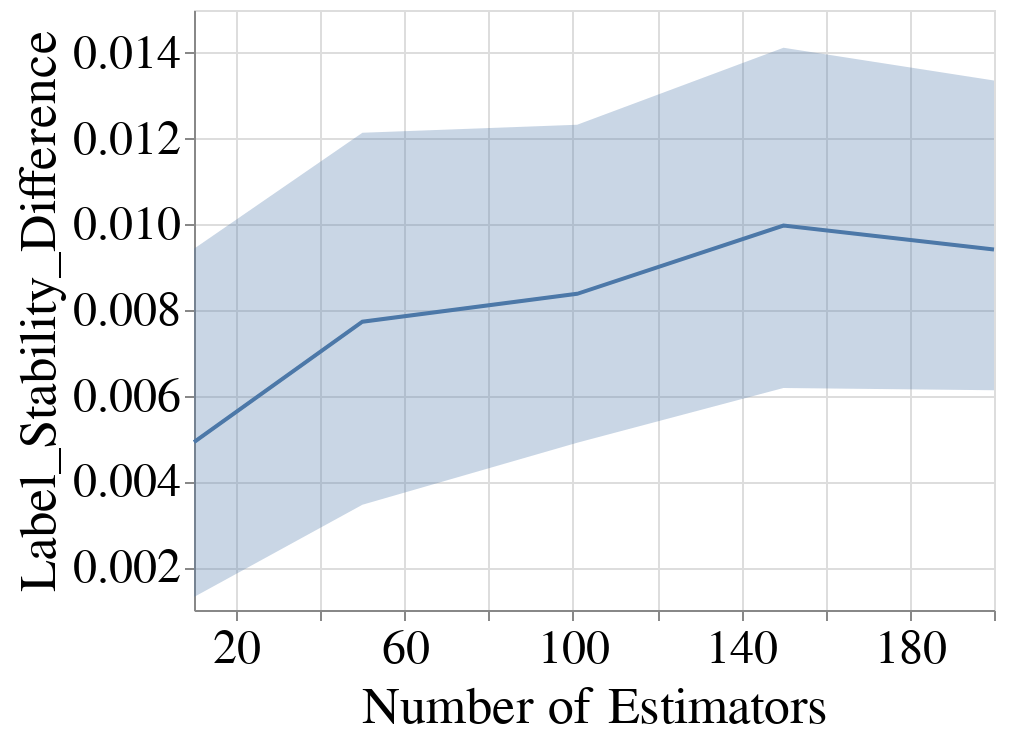

The notebook cell saved with this chart:
### Markdown cell above
### Disparity Metrics

### Code cell
create_plot_for_diff_bootstrap_sizes(all_group_metrics_df,
                                     dataset_name=DATASET_NAMES[0],
                                     metric_name='Label_Stability_Difference',
                                     group=SENSITIVE_ATTR_FOR_INTERVENTION,
                                     model_name=MODEL_NAMES[0],
                                     with_band=True)

### Figure 1 — Vega-Lite specification as saved in the notebook (floating-point values rounded to 4 significant figures)
{"config": {"view": {"continuousWidth": 400, "continuousHeight": 300}, "axis": {"labelFontSize": 24, "labelFontWeight": "normal", "titleFontSize": 26, "titleFontWeight": "normal"}, "legend": {"columns": 2, "direction": "horizontal", "labelFontSize": 22, "labelLimit": 400, "orient": "top", "symbolStrokeWidth": 10, "titleAnchor": "middle", "titleFontSize": 24, "titleLimit": 300}, "title": {"fontSize": 22}}, "layer": [{"mark": {"type": "errorband", "extent": "ci"}, "encoding": {"x": {"field": "Num_Estimators", "scale": {"domain": [10, 200], "nice": false, "zero": false}, "title": "Number of Estimators", "type": "quantitative"}, "y": {"field": "Metric_Value", "scale": {"zero": false}, "title": "Label_Stability_Difference", "type": "quantitative"}}}, {"mark": "line", "encoding": {"x": {"field": "Num_Estimators", "scale": {"domain": [10, 200], "nice": false, "zero": false}, "title": "Number of Estimators", "type": "quantitative"}, "y": {"aggregate": "mean", "field": "Metric_Value", "scale": {"zero": false}, "title": "Label_Stability_Difference", "type": "quantitative"}}}], "data": {"name": "data-9e35962bc9ee0c78c3b880db88475c7c"}, "$schema": "https://vega.github.io/schema/vega-lite/v4.17.0.json", "datasets": {"data-9e35962bc9ee0c78c3b880db88475c7c": [{"Metric": "Label_Stability_Difference", "Model_Name": "RandomForestClassifier", "Dataset_Name": "Folktables_CA_2018_Income", "Num_Estimators": 10, "Run_Start_Date_Time": "2024-02-24T22:01:10.017000", "Record_Create_Date_Time": "2024-02-24T22:03:06.218000", "Experiment_Iteration": "Exp_iter_1", "Group": "SEX&RAC1P", "Metric_Value": 0.0007973}, {"Metric": "Label_Stability_Difference", "Model_Name": "RandomForestClassifier", "Dataset_Name": "Folktables_CA_2018_Income", "Num_Estimators": 10, "Run_Start_Date_Time": "2024-02-24T22:01:10.017000", "Record_Create_Date_Time": "2024-02-24T22:03:06.218000", "Experiment_Iteration": "Exp_iter_2", "Group": "SEX&RAC1P", "Metric_Value": 0.01403}, {"Metric": "Label_Stability_Difference", "Model_Name": "RandomForestClassifier", "Dataset_Name": "Folktables_CA_2018_Income", "Num_Estimators": 10, "Run_Start_Date_Time": "2024-02-24T22:01:10.017000", "Record_Create_Date_Time": "2024-02-24T22:03:06.218000", "Experiment_Iteration": "Exp_iter_3", "Group": "SEX&RAC1P", "Metric_Value": -9.743e-05}, {"Metric": "Label_Stability_Difference", "Model_Name": "RandomForestClassifier", "Dataset_Name": "Folktables_CA_2018_Income", "Num_Estimators": 10, "Run_Start_Date_Time": "2024-02-24T22:01:10.017000", "Record_Create_Date_Time": "2024-02-24T22:03:06.218000", "Experiment_Iteration": "Exp_iter_4", "Group": "SEX&RAC1P", "Metric_Value": 0.00927}, {"Metric": "Label_Stability_Difference", "Model_Name": "RandomForestClassifier", "Dataset_Name": "Folktables_CA_2018_Income", "Num_Estimators": 10, "Run_Start_Date_Time": "2024-02-24T22:01:10.017000", "Record_Create_Date_Time": "2024-02-24T22:03:06.218000", "Experiment_Iteration": "Exp_iter_5", "Group": "SEX&RAC1P", "Metric_Value": 0.002606}, {"Metric": "Label_Stability_Difference", "Model_Name": "RandomForestClassifier", "Dataset_Name": "Folktables_CA_2018_Income", "Num_Estimators": 10, "Run_Start_Date_Time": "2024-02-24T22:01:10.017000", "Record_Create_Date_Time": "2024-02-24T22:03:06.218000", "Experiment_Iteration": "Exp_iter_6", "Group": "SEX&RAC1P", "Metric_Value": 0.002902}, {"Metric": "Label_Stability_Difference", "Model_Name": "RandomForestClassifier", "Dataset_Name": "Folktables_CA_2018_Income", "Num_Estimators": 50, "Run_Start_Date_Time": "2024-02-24T15:47:09.491000", "Record_Create_Date_Time": "2024-02-24T15:56:18.751000", "Experiment_Iteration": "Exp_iter_1", "Group": "SEX&RAC1P", "Metric_Value": 0.00136}, {"Metric": "Label_Stability_Difference", "Model_Name": "RandomForestClassifier", "Dataset_Name": "Folktables_CA_2018_Income", "Num_Estimators": 50, "Run_Start_Date_Time": "2024-02-24T15:47:09.491000", "Record_Create_Date_Time": "2024-02-24T15:56:18.751000", "Experiment_Iteration": "Exp_iter_2", "Group": "SEX&RAC1P", "Metric_Value": 0.01518}, {"Metric": "Label_Stability_Difference", "Model_Name": "RandomForestClassifier", "Dataset_Name": "Folktables_CA_2018_Income", "Num_Estimators": 50, "Run_Start_Date_Time": "2024-02-24T15:47:09.491000", "Record_Create_Date_Time": "2024-02-24T15:56:18.751000", "Experiment_Iteration": "Exp_iter_4", "Group": "SEX&RAC1P", "Metric_Value": 0.01557}, {"Metric": "Label_Stability_Difference", "Model_Name": "RandomForestClassifier", "Dataset_Name": "Folktables_CA_2018_Income", "Num_Estimators": 50, "Run_Start_Date_Time": "2024-02-24T15:47:09.491000", "Record_Create_Date_Time": "2024-02-24T15:56:18.751000", "Experiment_Iteration": "Exp_iter_3", "Group": "SEX&RAC1P", "Metric_Value": 0.006902}, {"Metric": "Label_Stability_Difference", "Model_Name": "RandomForestClassifier", "Dataset_Name": "Folktables_CA_2018_Income", "Num_Estimators": 50, "Run_Start_Date_Time": "2024-02-24T15:47:09.491000", "Record_Create_Date_Time": "2024-02-24T15:56:18.751000", "Experiment_Iteration": "Exp_iter_5", "Group": "SEX&RAC1P", "Metric_Value": 0.002558}, {"Metric": "Label_Stability_Difference", "Model_Name": "RandomForestClassifier", "Dataset_Name": "Folktables_CA_2018_Income", "Num_Estimators": 50, "Run_Start_Date_Time": "2024-02-24T15:47:09.491000", "Record_Create_Date_Time": "2024-02-24T15:56:18.751000", "Experiment_Iteration": "Exp_iter_6", "Group": "SEX&RAC1P", "Metric_Value": 0.004795}, {"Metric": "Label_Stability_Difference", "Model_Name": "RandomForestClassifier", "Dataset_Name": "Folktables_CA_2018_Income", "Num_Estimators": 101, "Run_Start_Date_Time": "2024-02-24T16:17:02.907000", "Record_Create_Date_Time": "2024-02-24T16:37:30.256000", "Experiment_Iteration": "Exp_iter_1", "Group": "SEX&RAC1P", "Metric_Value": 0.005169}, {"Metric": "Label_Stability_Difference", "Model_Name": "RandomForestClassifier", "Dataset_Name": "Folktables_CA_2018_Income", "Num_Estimators": 101, "Run_Start_Date_Time": "2024-02-24T16:17:02.907000", "Record_Create_Date_Time": "2024-02-24T16:37:30.256000", "Experiment_Iteration": "Exp_iter_4", "Group": "SEX&RAC1P", "Metric_Value": 0.01292}, {"Metric": "Label_Stability_Difference", "Model_Name": "RandomForestClassifier", "Dataset_Name": "Folktables_CA_2018_Income", "Num_Estimators": 101, "Run_Start_Date_Time": "2024-02-24T16:17:02.907000", "Record_Create_Date_Time": "2024-02-24T16:37:30.256000", "Experiment_Iteration": "Exp_iter_5", "Group": "SEX&RAC1P", "Metric_Value": 0.003983}, {"Metric": "Label_Stability_Difference", "Model_Name": "RandomForestClassifier", "Dataset_Name": "Folktables_CA_2018_Income", "Num_Estimators": 101, "Run_Start_Date_Time": "2024-02-24T16:17:02.907000", "Record_Create_Date_Time": "2024-02-24T16:37:30.256000", "Experiment_Iteration": "Exp_iter_2", "Group": "SEX&RAC1P", "Metric_Value": 0.01694}, {"Metric": "Label_Stability_Difference", "Model_Name": "RandomForestClassifier", "Dataset_Name": "Folktables_CA_2018_Income", "Num_Estimators": 101, "Run_Start_Date_Time": "2024-02-24T16:17:02.907000", "Record_Create_Date_Time": "2024-02-24T16:37:30.256000", "Experiment_Iteration": "Exp_iter_6", "Group": "SEX&RAC1P", "Metric_Value": 0.005025}, {"Metric": "Label_Stability_Difference", "Model_Name": "RandomForestClassifier", "Dataset_Name": "Folktables_CA_2018_Income", "Num_Estimators": 101, "Run_Start_Date_Time": "2024-02-24T16:17:02.907000", "Record_Create_Date_Time": "2024-02-24T16:37:30.256000", "Experiment_Iteration": "Exp_iter_3", "Group": "SEX&RAC1P", "Metric_Value": 0.006229}, {"Metric": "Label_Stability_Difference", "Model_Name": "RandomForestClassifier", "Dataset_Name": "Folktables_CA_2018_Income", "Num_Estimators": 150, "Run_Start_Date_Time": "2024-02-24T16:21:02.579000", "Record_Create_Date_Time": "2024-02-24T16:49:46.953000", "Experiment_Iteration": "Exp_iter_1", "Group": "SEX&RAC1P", "Metric_Value": 0.00498}, {"Metric": "Label_Stability_Difference", "Model_Name": "RandomForestClassifier", "Dataset_Name": "Folktables_CA_2018_Income", "Num_Estimators": 150, "Run_Start_Date_Time": "2024-02-24T16:21:02.579000", "Record_Create_Date_Time": "2024-02-24T16:49:46.953000", "Experiment_Iteration": "Exp_iter_4", "Group": "SEX&RAC1P", "Metric_Value": 0.0156}, {"Metric": "Label_Stability_Difference", "Model_Name": "RandomForestClassifier", "Dataset_Name": "Folktables_CA_2018_Income", "Num_Estimators": 150, "Run_Start_Date_Time": "2024-02-24T16:21:02.579000", "Record_Create_Date_Time": "2024-02-24T16:49:46.953000", "Experiment_Iteration": "Exp_iter_2", "Group": "SEX&RAC1P", "Metric_Value": 0.01775}, {"Metric": "Label_Stability_Difference", "Model_Name": "RandomForestClassifier", "Dataset_Name": "Folktables_CA_2018_Income", "Num_Estimators": 150, "Run_Start_Date_Time": "2024-02-24T16:21:02.579000", "Record_Create_Date_Time": "2024-02-24T16:49:46.953000", "Experiment_Iteration": "Exp_iter_5", "Group": "SEX&RAC1P", "Metric_Value": 0.005626}, {"Metric": "Label_Stability_Difference", "Model_Name": "RandomForestClassifier", "Dataset_Name": "Folktables_CA_2018_Income", "Num_Estimators": 150, "Run_Start_Date_Time": "2024-02-24T16:21:02.579000", "Record_Create_Date_Time": "2024-02-24T16:49:46.953000", "Experiment_Iteration": "Exp_iter_3", "Group": "SEX&RAC1P", "Metric_Value": 0.00916}, {"Metric": "Label_Stability_Difference", "Model_Name": "RandomForestClassifier", "Dataset_Name": "Folktables_CA_2018_Income", "Num_Estimators": 150, "Run_Start_Date_Time": "2024-02-24T16:21:02.579000", "Record_Create_Date_Time": "2024-02-24T16:49:46.953000", "Experiment_Iteration": "Exp_iter_6", "Group": "SEX&RAC1P", "Metric_Value": 0.006698}, {"Metric": "Label_Stability_Difference", "Model_Name": "RandomForestClassifier", "Dataset_Name": "Folktables_CA_2018_Income", "Num_Estimators": 200, "Run_Start_Date_Time": "2024-02-24T16:24:50.154000", "Record_Create_Date_Time": "2024-02-24T17:02:40.552000", "Experiment_Iteration": "Exp_iter_1", "Group": "SEX&RAC1P", "Metric_Value": 0.005096}, {"Metric": "Label_Stability_Difference", "Model_Name": "RandomForestClassifier", "Dataset_Name": "Folktables_CA_2018_Income", "Num_Estimators": 200, "Run_Start_Date_Time": "2024-02-24T16:24:50.154000", "Record_Create_Date_Time": "2024-02-24T17:02:40.552000", "Experiment_Iteration": "Exp_iter_4", "Group": "SEX&RAC1P", "Metric_Value": 0.01363}, {"Metric": "Label_Stability_Difference", "Model_Name": "RandomForestClassifier", "Dataset_Name": "Folktables_CA_2018_Income", "Num_Estimators": 200, "Run_Start_Date_Time": "2024-02-24T16:24:50.154000", "Record_Create_Date_Time": "2024-02-24T17:02:40.552000", "Experiment_Iteration": "Exp_iter_2", "Group": "SEX&RAC1P", "Metric_Value": 0.01693}, {"Metric": "Label_Stability_Difference", "Model_Name": "RandomForestClassifier", "Dataset_Name": "Folktables_CA_2018_Income", "Num_Estimators": 200, "Run_Start_Date_Time": "2024-02-24T16:24:50.154000", "Record_Create_Date_Time": "2024-02-24T17:02:40.552000", "Experiment_Iteration": "Exp_iter_5", "Group": "SEX&RAC1P", "Metric_Value": 0.00579}, {"Metric": "Label_Stability_Difference", "Model_Name": "RandomForestClassifier", "Dataset_Name": "Folktables_CA_2018_Income", "Num_Estimators": 200, "Run_Start_Date_Time": "2024-02-24T16:24:50.154000", "Record_Create_Date_Time": "2024-02-24T17:02:40.552000", "Experiment_Iteration": "Exp_iter_6", "Group": "SEX&RAC1P", "Metric_Value": 0.005128}, {"Metric": "Label_Stability_Difference", "Model_Name": "RandomForestClassifier", "Dataset_Name": "Folktables_CA_2018_Income", "Num_Estimators": 200, "Run_Start_Date_Time": "2024-02-24T16:24:50.154000", "Record_Create_Date_Time": "2024-02-24T17:02:40.552000", "Experiment_Iteration": "Exp_iter_3", "Group": "SEX&RAC1P", "Metric_Value": 0.009907}]}}
